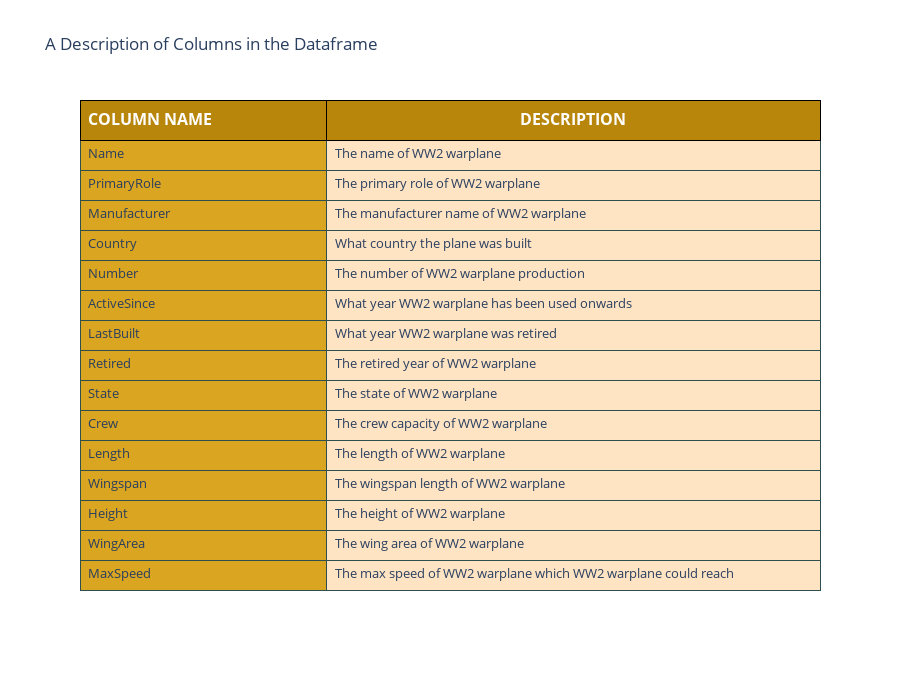

Notebook cell for this chart:
### Markdown cell above
<a id='part2'></a>
## 2. Description of  Columns in Both Dataframe

### Code cell
values = [
  ['Name', 
   'PrimaryRole', 
   'Manufacturer',
   'Country',
   'Number',
   'ActiveSince',
   'LastBuilt',
   'Retired',
   'State',
   'Crew',
   'Length',
   'Wingspan',
   'Height',
   'WingArea',
   'MaxSpeed',
  ],  #1st col
  ["The name of WW2 warplane", 
   "The primary role of WW2 warplane",
   "The manufacturer name of WW2 warplane",  
   "What country the plane was built",
   "The number of WW2 warplane production",
   "What year WW2 warplane has been used onwards",
   "What year WW2 warplane was retired",
   "The retired year of WW2 warplane",
   "The state of WW2 warplane",
   "The crew capacity of WW2 warplane",
   "The length of WW2 warplane",
   "The wingspan length of WW2 warplane",
   "The height of WW2 warplane",
   "The wing area of WW2 warplane",
   "The max speed of WW2 warplane which WW2 warplane could reach",
  ] #2nd col
] 

layout = go.Layout(title="A Description of Columns in the Dataframe", 
                   height=700, 
                   legend=dict(x=1.1, y=1.3)
                  )

fig = go.Figure(data=[go.Table(
  columnwidth = [200,400],
  header = dict(
    values = [['<b>COLUMN NAME</b>'],
              ['<b>DESCRIPTION</b>']
             ],
    line_color='black',
    fill_color='darkgoldenrod',
    align=['left','center'],
    font=dict(color='white', size=16),
    height=40
  ),
  cells=dict(
    values=values,
    line_color='darkslategray',
    fill=dict(color=['goldenrod', 'bisque']),
    align=['left', 'left'],
    font_size=13,
    height=30)
    )
], layout = layout)
pio.write_image(fig, "images/image1.png")
fig.show()

### Figure 1 — Plotly figure (JSON) as saved in the notebook; plotly's stock layout.template omitted (floating-point values rounded to 4 significant figures)
{"data": [{"cells": {"align": ["left", "left"], "fill": {"color": ["goldenrod", "bisque"]}, "font": {"size": 13}, "height": 30, "line": {"color": "darkslategray"}, "values": [["Name", "PrimaryRole", "Manufacturer", "Country", "Number", "ActiveSince", "LastBuilt", "Retired", "State", "Crew", "Length", "Wingspan", "Height", "WingArea", "MaxSpeed"], ["The name of WW2 warplane", "The primary role of WW2 warplane", "The manufacturer name of WW2 warplane", "What country the plane was built", "The number of WW2 warplane production", "What year WW2 warplane has been used onwards", "What year WW2 warplane was retired", "The retired year of WW2 warplane", "The state of WW2 warplane", "The crew capacity of WW2 warplane", "The length of WW2 warplane", "The wingspan length of WW2 warplane", "The height of WW2 warplane", "The wing area of WW2 warplane", "The max speed of WW2 warplane which WW2 warplane could reach"]]}, "columnwidth": [200, 400], "header": {"align": ["left", "center"], "fill": {"color": "darkgoldenrod"}, "font": {"color": "white", "size": 16}, "height": 40, "line": {"color": "black"}, "values": [["<b>COLUMN NAME</b>"], ["<b>DESCRIPTION</b>"]]}, "type": "table"}], "layout": {"height": 700, "legend": {"x": 1.1, "y": 1.3}, "title": {"text": "A Description of Columns in the Dataframe"}}}
